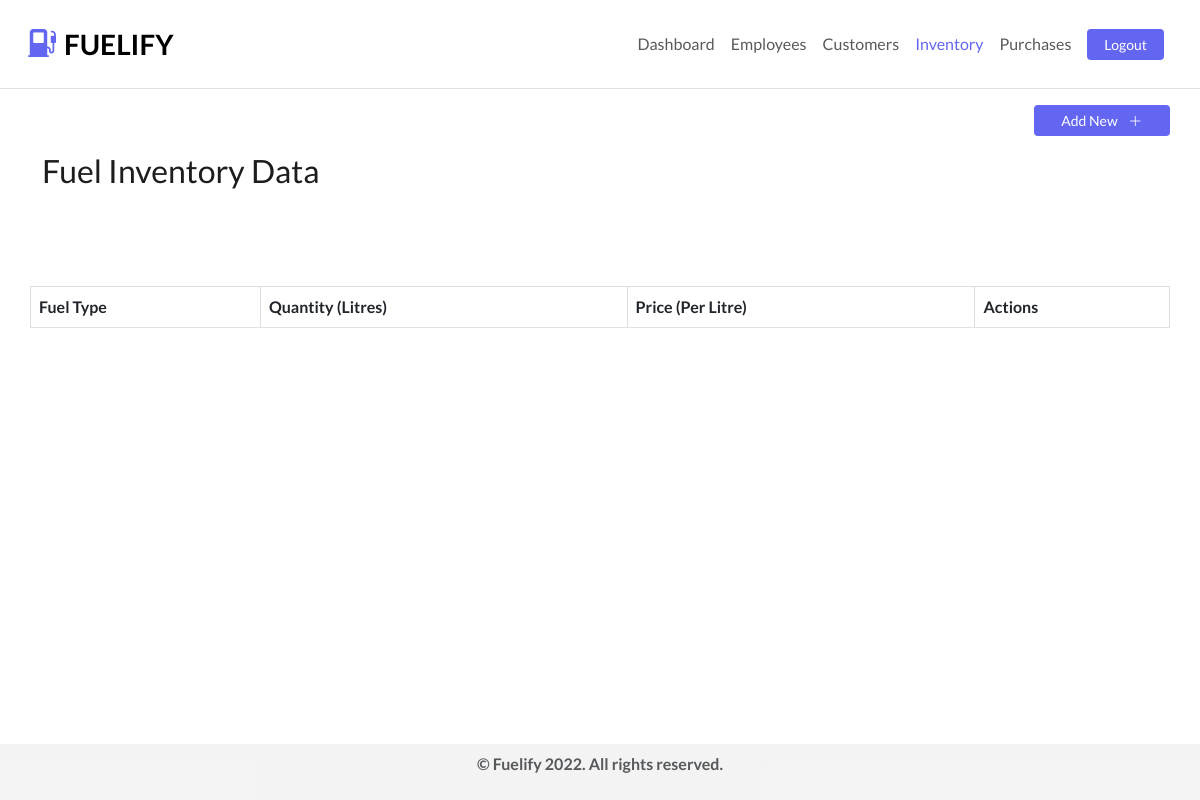
The page /fuel_inventory (signed in) on the database as committed earlier.
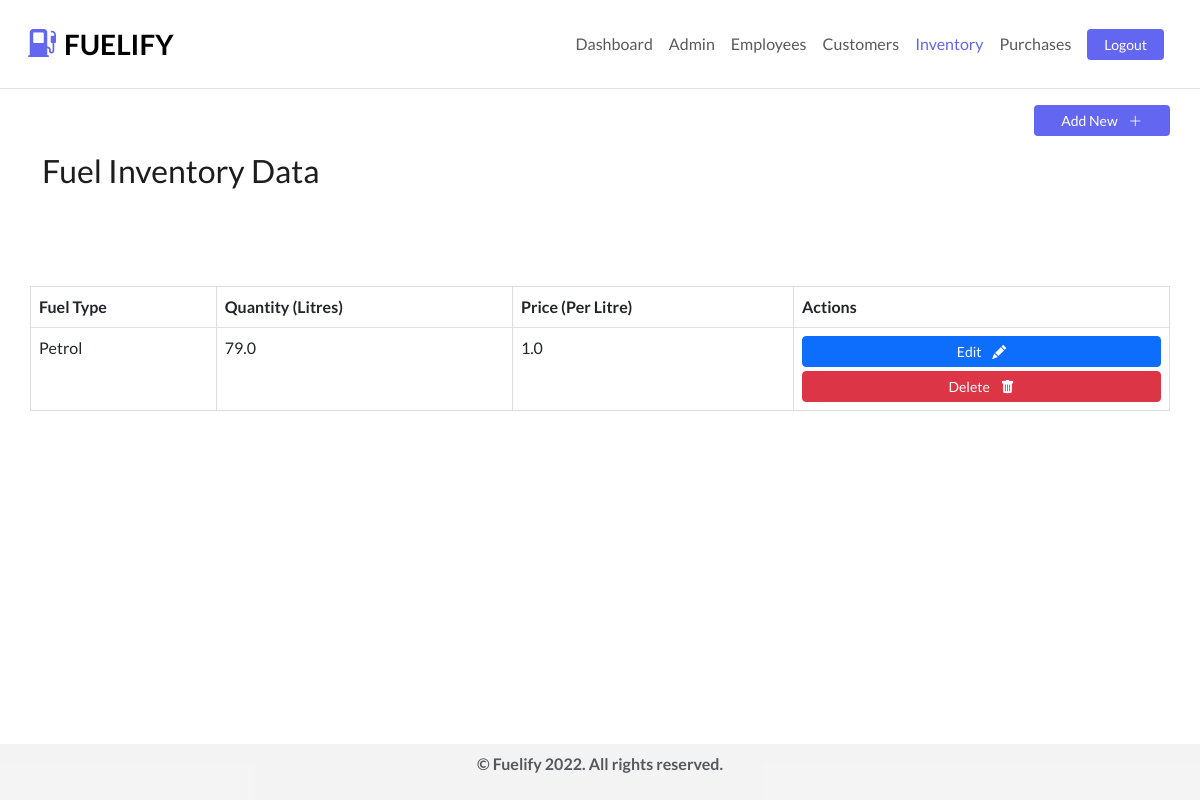
The same page on the database as committed later.
### tables this page shows
CREATE TABLE fuel_inventory (
                    fuel_id INTEGER PRIMARY KEY,
                    fuel_type VARCHAR(255),
                    quantity FLOAT,
                    price FLOAT
                );

### routes/fuel_inventory.py (the view)
@fuel_inventory_routes.route('/fuel_inventory')
@login_required
def fuel_inventory():
    fuel_inventory_data = FuelInventory().get()
    return render_template('fuel_inventory.html', fuel_inventory=fuel_inventory_data, request_path=request.path,  role=session['role'], logged_in=True)

### helpers/utils.py (called while the page is built)
def login_required(f):
    @wraps(f)
    def wrap(*args, **kwargs):
        if 'user_id' in session:
            return f(*args, **kwargs)
        else:
            flash('Please login first!')
            return redirect(url_for('auth_routes.login'))
    return wrap

### models/database.py (called while the page is built)
    def execute(self, query, params=None):
        cursor = self.conn.cursor()
        if params:
            cursor.execute(query, params)
        else:
            cursor.execute(query)
        self.conn.commit()
        return cursor

### models/fuel_inventory.py (called while the page is built)
    def get(self, fuel_id=None):
        if fuel_id:
            cursor = self.execute(
                """
                SELECT * FROM fuel_inventory
                WHERE fuel_id = ?
                """,
                (fuel_id,)
            )
            return cursor.fetchone()
        else:
            cursor = self.execute(
                """
                SELECT * FROM fuel_inventory
                """
            )
            return cursor.fetchall()

### templates/fuel_inventory.html (shortened to what this page needs)
{% extends 'partials/_base.html' %}
{% block content %}
<div class="container mb-5">
    <div class="row justify-content-end align-items-center">
        <div class="row w-50 justify-content-end align-items-center my-3">
            <button type="button"
                class="{%if role.lower() == 'employee' %} disabled {%endif%} text-white w-25 btn btn-sm btn-prime"
                data-bs-toggle="modal" data-bs-target="#add-fuel">
                Add New <i class="text-white ms-2 bi-plus-lg"></i>
            </button>
        </div>
        <h2 class="mb-5">Fuel Inventory Data </h2>
    </div>
    <div class="row">
        <table class="table mt-5 rounded-2 mb-5" id="records">
            <thead>
                <tr>
                    <th>Fuel Type</th>
                    <th>Quantity (Litres)</th>
                    <th>Price (Per Litre)</th>
                    <th>Actions</th>
                </tr>
            </thead>
            <tbody>
                {% for fuel in fuel_inventory %}
                <tr>
                    <td>{{ fuel[1] }}</td>
                    <td>{{ fuel[2] }}</td>
                    <td>{{ fuel[3] }}</td>
                    <td>
                        <div class="row">
                            <div class="col text-center">
                                <button type="button"
                                    class="btn {%if role.lower() == 'employee' %} disabled {%endif%} text-white mb-1 w-100 btn-sm btn-primary"
                                    data-bs-toggle="modal" data-bs-target="#update-{{ fuel[0] }}">
                                    Edit <i class="text-white ms-2 bi-pencil-fill"></i>
                                </button>
                                <button type="button"
                                    class="btn {%if role.lower() == 'employee' %} disabled {%endif%} text-white w-100 btn-sm btn-danger "
                                    data-bs-toggle="modal" data-bs-target="#delete-{{ fuel[0] }}">
                                    Delete <i class="ms-2 bi-trash-fill"></i>
                                </button>
                            </div>
                        </div>
                    </td>
                </tr>
                {% endfor %}
            </tbody>
        </table>
    </div>
</div>
{%endblock%}

Rows that differ between the two databases and show on the page:
added fuel_inventory: fuel_type "Petrol", quantity "79.0", price "1.0"
Other text that changed with them:
text now shown: "Admin"
